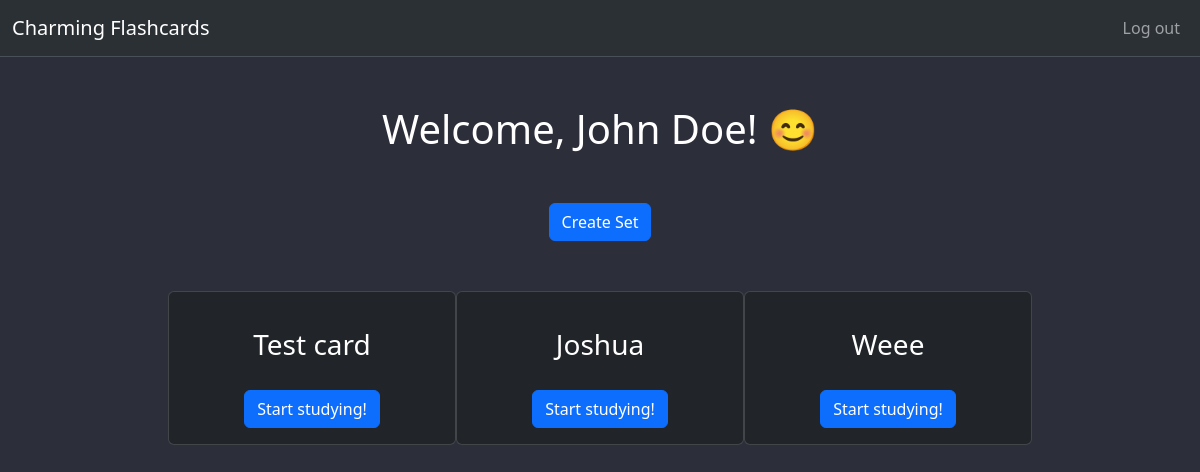
Page /sets (signed in) on the earlier database version.
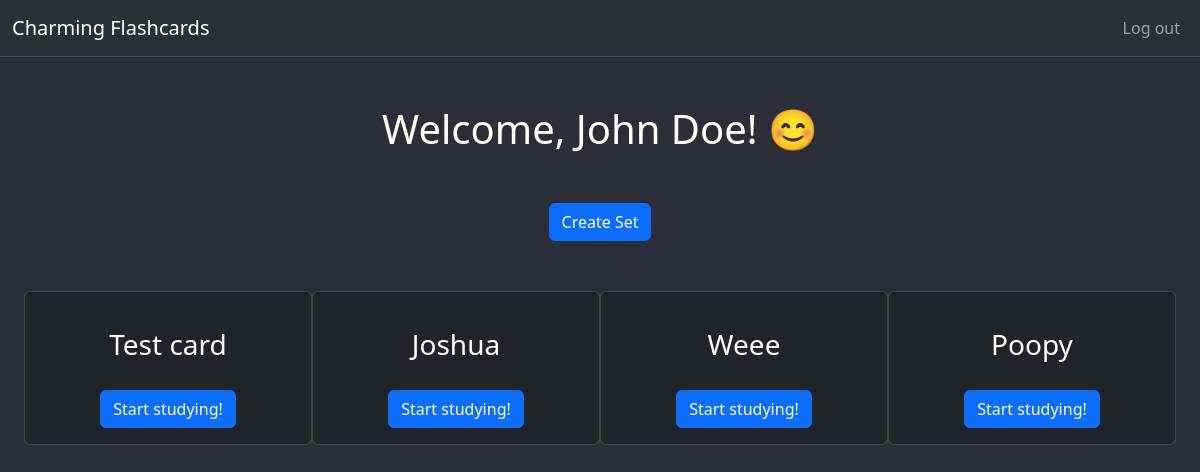
Same page on the later database version.
### tables this page shows
CREATE TABLE user_info (
    user_id INTEGER PRIMARY KEY,
    user_name TEXT NOT NULL,
    hash TEXT NOT NULL
);

CREATE TABLE card_list (
    id INTEGER PRIMARY KEY,
    card_title TEXT NOT NULL,
    user_id INTEGER,
    FOREIGN KEY (user_id) REFERENCES user_info(user_id)
);

### app.py (the view, shortened to what this page needs)
@app.route("/sets", methods=["GET", "POST"])
def user_sets():
    user_logged = 'user' in session
    main_db = get_db()
    main_db.row_factory = make_dicts
    main_cursor = main_db.cursor()
    retrieve_id = main_cursor.execute(
        "SELECT user_id FROM user_info WHERE user_name = ?",
            (session["user"],)
    )
    id = retrieve_id.fetchone()
    info = main_cursor.execute(
        "SELECT card_title FROM card_list WHERE user_id = ?", (id["user_id"],)
    )
    all_titles = info.fetchall()
    return render_template("index.html", logged=user_logged,
                            name=session["user"], flashcards=all_titles)

### app.py (called while the page is built)
def get_db():
    db = getattr(g, '_database', None)
    if db is None:
        db = g._database = sqlite3.connect(DATABASE)
    return db

@app.teardown_appcontext
def close_connection(exception):
    db = getattr(g, '_database', None)
    if db is not None:
        db.close()

def make_dicts(cursor, row):
    return dict((cursor.description[idx][0], value)
                for idx, value in enumerate(row))

### templates/index.html (shortened to what this page needs)
{% extends "layout.html" %}
{% block body %}
<h1 class="text-center">Welcome, {{ name }}! &#128522;</h1>
 <div class="d-flex justify-content-center">
    <button type="button" class="btn btn-primary" data-bs-toggle="modal" data-bs-target="#exampleModal">
        Create Set
    </button>
 </div>
  <div data-bs-theme="dark" style="padding: 50x;" class="card-container d-flex align-content-start justify-content-center flex-wrap">
    {% for card in flashcards %}
      <div class="card text-center mb-3" style="width: 18rem;">
        <div class="card-body">
          <form action="/flashcard" method="post">
            <h3 style="padding: 20px;" name="card"
            class="card-title">
              {{ card.card_title }}
            </h3>
            <button type="submit" value="use_card"
            class="btn btn-primary">
              Start studying!
            </button>
          </form>
        </div>
      </div>
    {% endfor %}
  </div>
{% endblock %}

### templates/layout.html (shortened to what this page needs)
<!DOCTYPE html>
<html lang="en">
    <head>
        <link rel="stylesheet" href="{{ url_for('static', filename='styles.css') }}">
        <link href="https://cdn.jsdelivr.net/npm/bootstrap@5.3.3/dist/css/bootstrap.min.css" rel="stylesheet">
    </head>
    <body style="background-color: #2C2E3A">
        <nav data-bs-theme="dark" class="navbar navbar-expand-lg bg-body-tertiary border-bottom">
          <div class="container-fluid">
            <a class="navbar-brand">Charming Flashcards</a>
            <div class="collapse navbar-collapse" id="navbarNav">
              <ul class="navbar-nav ms-auto">
                {% if not logged %}
                  <li class="nav-item">
                    <a class="nav-link" aria-current="page" href="/">Sign up</a>
                  </li>
                  <li class="nav-item">
                    <a class="nav-link" href="/login">Log in</a>
                  </li>
                {% else %}
                  <li class="nav-item">
                    <a class="nav-link" href="/login">Log out</a>
                  </li>
                {% endif %}
              </ul>
            </div>
          </div>
        </nav>
        <div class="mt-5">
            {%block body %}{% endblock %}
        </div>
    </body>
</html>

### static/styles.css (style rules this page uses)
* { color: white; }
.d-flex { margin-top: 50px; }

Differences in the rows shown:
added card_list: card_title "Poopy"
